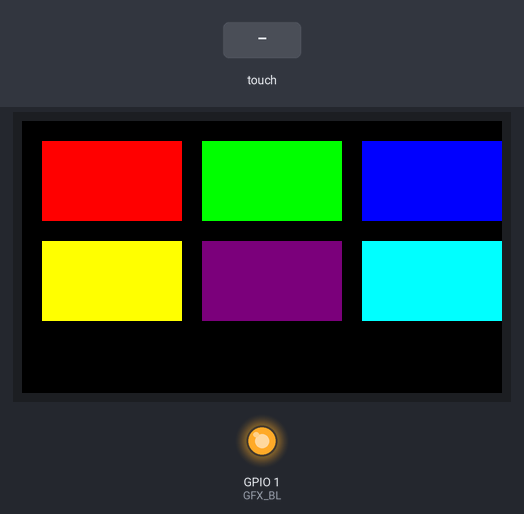
Recording of a sketch running on a simulated ESP32. On the bench: 480×272 colour display, output pins drawn as LEDs (lit = HIGH). Inputs (shaded band) come from the test bench.

Above: at 1.5 s.
1.6 s: touch panel pressed at 13 % / 10 % of its raw x / y range
At 3.1 s:
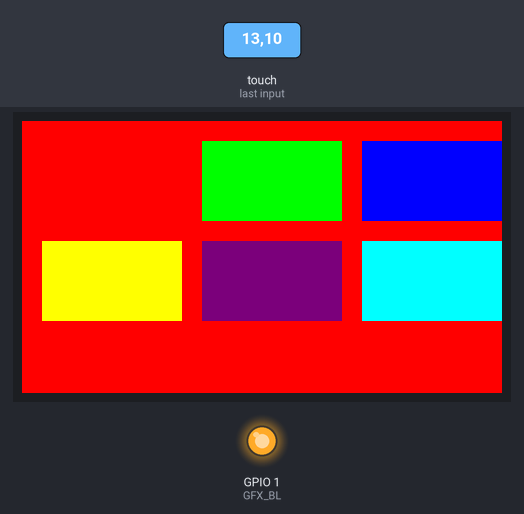
3.4 s: touch panel pressed at 62 % / 10 % of its raw x / y range
At 4.4 s:
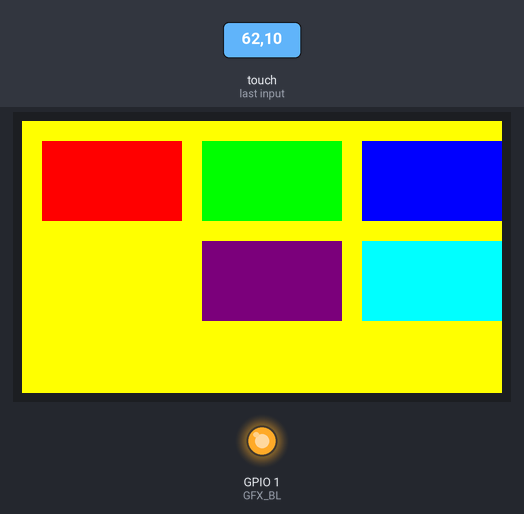
Timing chart, 0 to 6.4 s (numbered marks = the images above; inputs shaded):
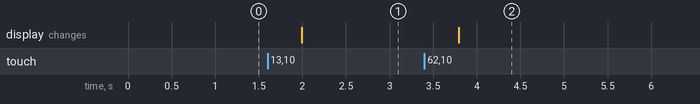

Measured:
- after the input at 1.6 s, the display: changes after 0.39 s (image 1)
- after the input at 3.4 s, the display: changes after 0.39 s (image 2)

The sketch:

main.ino
```cpp
#include "display_config.h"
#include "touch_config.h"
#include "button_layout.h"

DisplayConfig display;
TouchConfig touch;
ButtonLayout buttons(&display);

void setup() {
  Serial.begin(115200);

  if (!display.begin()) {
    Serial.println("Error initializing display!");
    while (1);
  }

  if (!touch.begin()) {
    Serial.println("Error initializing touch!");
    while (1);
  }

  display.gfx->fillScreen(BLACK);
  buttons.drawButtons();
}

void loop() {
  if (touch.isTouched()) {
    int x, y, z;
    touch.getScaledPoint(x, y, z);

    int buttonPressed = buttons.checkButton(y, x);
    if(buttonPressed >= 0) {
      display.gfx->fillScreen(buttons.getButtonColor(buttonPressed));
      buttons.drawButtons();
      delay(200);
    }
  }
}
```

button_layout.h
```cpp
#ifndef BUTTON_LAYOUT_H
#define BUTTON_LAYOUT_H

#include "display_config.h"
#include "touch_config.h"

struct Button {
  int x;
  int y;
  int width;
  int height;
  uint16_t color;
};

class ButtonLayout {
  private:
    DisplayConfig* display;
    static const int BUTTON_COUNT = 6;
    Button buttons[BUTTON_COUNT];

  public:
    ButtonLayout(DisplayConfig* disp) {
      display = disp;
      initButtons();
    }

    void initButtons() {
      const int buttonWidth = 140;
      const int buttonHeight = 80;
      const int spacing = 20;
      const uint16_t colors[6] = {RED, GREEN, BLUE, YELLOW, PURPLE, CYAN};

      for(int row = 0; row < 2; row++) {
        for(int col = 0; col < 3; col++) {
          int index = row * 3 + col;
          buttons[index].x = spacing + col * (buttonWidth + spacing);
          buttons[index].y = spacing + row * (buttonHeight + spacing);
          buttons[index].width = buttonWidth;
          buttons[index].height = buttonHeight;
          buttons[index].color = colors[index];
        }
      }
    }

    void drawButtons() {
      for(int i = 0; i < BUTTON_COUNT; i++) {
        display->gfx->fillRect(buttons[i].x, buttons[i].y,
                           buttons[i].width, buttons[i].height,
                           buttons[i].color);
      }
      display->gfx->flush();
    }

    int checkButton(int touchX, int touchY) {
      for(int i = 0; i < BUTTON_COUNT; i++) {
        if(touchX >= buttons[i].x && touchX <= buttons[i].x + buttons[i].width &&
           touchY >= buttons[i].y && touchY <= buttons[i].y + buttons[i].height) {
          return i;
        }
      }
      return -1;
    }

    uint16_t getButtonColor(int index) {
      if(index >= 0 && index < BUTTON_COUNT) {
        return buttons[index].color;
      }
      return BLACK;
    }
};

#endif
```

display_config.h
```cpp
#ifndef DISPLAY_CONFIG_H
#define DISPLAY_CONFIG_H

#include <Arduino_GFX_Library.h>

// CONFIGURE BACKLIGHT PIN HERE
#define GFX_BL 1

class DisplayConfig {
  public:
    Arduino_GFX* gfx;

    DisplayConfig() {
      Arduino_DataBus *bus = new Arduino_ESP32QSPI(
          45 /* cs */, 47 /* sck */, 21 /* d0 */,
          48 /* d1 */, 40 /* d2 */, 39 /* d3 */);
      Arduino_GFX *g = new Arduino_NV3041A(bus, GFX_NOT_DEFINED /* RST */, 0 /* rotation */, true /* IPS */);
      gfx = new Arduino_Canvas(480 /* width */, 272 /* height */, g);
    }

    bool begin() {
      if (!gfx->begin()) {
        return false;
      }
      pinMode(GFX_BL, OUTPUT);
      digitalWrite(GFX_BL, HIGH);
      return true;
    }
};

#endif
```

touch_config.h
```cpp
#ifndef TOUCH_CONFIG_H
#define TOUCH_CONFIG_H

#include <XPT2046_Touchscreen.h>
#include <SPI.h>

// CONFIGURE TOUCH PINS HERE
#define TOUCH_CS 38
#define TOUCH_IRQ 3
#define TOUCH_MOSI 11
#define TOUCH_MISO 13
#define TOUCH_CLK 12

class TouchConfig {
  public:
    XPT2046_Touchscreen* ts;
    SPIClass* touchSPI;

    // CONFIGURE SCREEN DIMENSIONS HERE
    const int screenWidth = 272;
    const int screenHeight = 480;

    // MAP TOUCH COORDINATES TO SCREEN DIMENSIONS
    const int minX = 300;
    const int maxX = 3800;
    const int minY = 300;
    const int maxY = 3800;

    TouchConfig() {
      touchSPI = new SPIClass(HSPI);
      ts = new XPT2046_Touchscreen(TOUCH_CS, TOUCH_IRQ);
    }

    bool begin() {
      touchSPI->begin(TOUCH_CLK, TOUCH_MISO, TOUCH_MOSI, TOUCH_CS);
        if (!ts->begin(*touchSPI)) {
        return false;
      }
      ts->setRotation(3); // CHOOSE ROTATION HERE
      return true;
    }

    void getScaledPoint(int& x, int& y, int& z) {
      if (ts->touched()) {
        TS_Point p = ts->getPoint();
        // Scale the point to the screen dimensions
        x = constrain(map(p.x, minX, maxX, 0, screenWidth), 0, screenWidth);
        y = constrain(map(p.y, minY, maxY, 0, screenHeight), 0, screenHeight);
        z = p.z;
      }
    }

    bool isTouched() {
      return ts->touched();
    }
};

#endif
```
